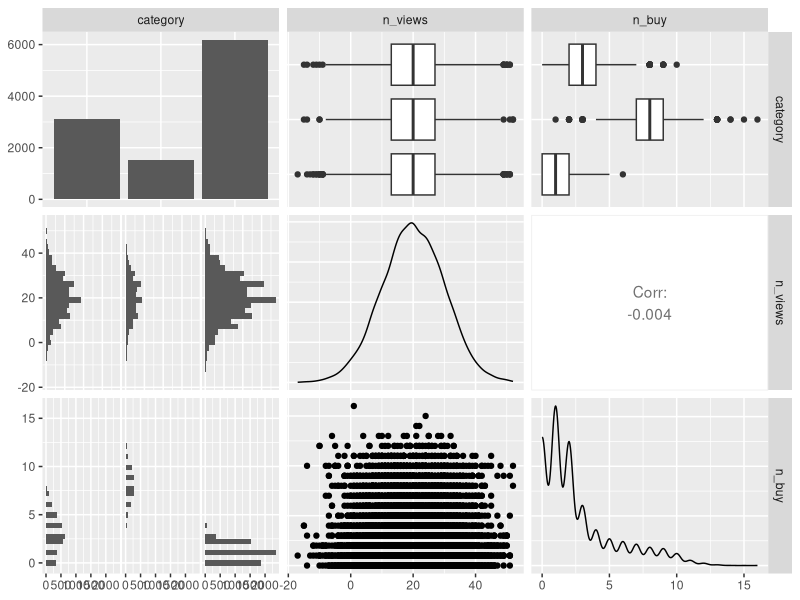

This chart was generated by the following R code:
## ---- chunk 1
knitr::opts_chunk$set(echo = TRUE)
## ---- chunk 2
library(readr)
registros<-read_csv("registries.csv")
head(registros)
clientes<-read_csv("clients.csv")
head(clientes)
## ---- chunk 3
#para entender la estructura del conjunto y las clases de las variables
str(registros) 
str(clientes)

#estadística descriptiva base por columna para identificar posibles problemas
summary(registros) 

summary(clientes)

# para identificar categorías inconstistentes
table(clientes$category) 

# para identificar columnas con valores faltantes
colSums(is.na(registros)) 
colSums(is.na(clientes))

## ---- chunk 4
library(dplyr)
library(tidyr)

#### Corregir inconsistencias en variables categóricas ----

# Reemplazar el texto mal escrito "Silvr" por "Silver"
clientes <- clientes %>%
  mutate(category = ifelse(category == "Silvr", "Silver", category))


#### Imputar valores faltantes ----

# Obtener la categoría más frecuente (moda)
moda_category <- names(which.max(table(clientes$category)))

# Reemplazar las categorías faltantes por la moda
clientes <- clientes %>%
  replace_na(list(category = moda_category))


# Calcular la media del número de vistas
media_views <- mean(registros$n_views, na.rm = TRUE)

# Reemplazar los valores faltantes por la media
registros <- registros %>%
  replace_na(list(n_views = media_views))

# Alternativa: eliminar los registros que tengan valores faltantes
# En este caso se crea un nuevo conjunto de datos, conservando el original.
registros_sin_na <- registros %>%
  drop_na()

# También es posible eliminar filas con NA únicamente en una variable específica:
# registros_sin_na <- registros %>%
#   drop_na(n_views)

#### Transformar variables ----

# Convertir las fechas y horas al formato fecha-hora
registros <- registros %>%
  mutate(
    entry_time = as.POSIXct(entry_time, format= "%d/%m/%Y %H:%M"),
    exit_time  = as.POSIXct(exit_time, format= "%d/%m/%Y %H:%M")
  )

# Calcular el tiempo de conexión
registros <- registros %>%
  mutate(time = exit_time - entry_time)


#### Detectar inconsistencias ----

# Identificar registros cuyo tiempo de conexión es negativo
registros %>%
  filter(time < 0)

#registrar inconsitencia para revisión posterior revisión con sistemas
registros <- registros %>%
  mutate(
    inconsistente = ifelse(time < 0, "Si", "No")
  )

#### Detectar y corregir valores extremos ----

# Calcular el límite superior utilizando el criterio del IQR
Q1 <- quantile(registros$n_views, 0.25)
Q3 <- quantile(registros$n_views, 0.75)
IQRv <- IQR(registros$n_views)

limSup <- Q3 + 1.5 * IQRv

registros %>%
  filter(n_views > limSup)

#Solo reemplazar los valores muy extremos por la media

registros %>%
  filter(n_views > limSup) %>% select(n_views) %>% summary()

registros <- registros %>%
  mutate(
    n_views = ifelse(n_views > 52,
                     media_views,
                     n_views)
)

registros %>% select(n_views) %>% summary()

## ---- chunk 5
#library(dplyr)
#library(tidyr)

# Separar una variable en dos columnas utilizando el guion como separador
clientes <- clientes %>%
  separate(
    city_country,
    into = c("city", "country"),
    sep = "-"
  )

head(clientes)

# Volver a unir las columnas en una sola variable manteniendo también
#las variables separadas
clientes <- clientes %>% 
  unite(
    city_country,
    city,
    country,
    sep = "-", remove = F
  )

head(clientes)

# Unir la información de registros y clientes utilizando la variable ID.
# El resultado solo incluye los clientes que aparecen en ambos conjuntos de datos.
registros2 <- inner_join(registros, clientes, by = "ID")


# Crear un nuevo conjunto de datos que contenga únicamente
# los clientes cuya categoría es "Silver".
registros2_silver <- registros2 %>%
  filter(category == "Silver")


# Mostrar únicamente las variables ID, número de visitas y número de compras.
# select() no modifica el conjunto de datos; simplemente presenta
# las columnas indicadas.
registros2 %>%
  select(ID, n_views, n_buy)

## ---- chunk 6
registros2 %>% summary
## ---- chunk 7
registros2 %>% group_by(category) %>% summarise(total_login=n(), total_compras=sum(n_buy), tiempo_promedio=mean(time))
## ---- chunk 8
library(GGally)
registros2 %>% select(category, n_views, n_buy) %>% ggpairs()
